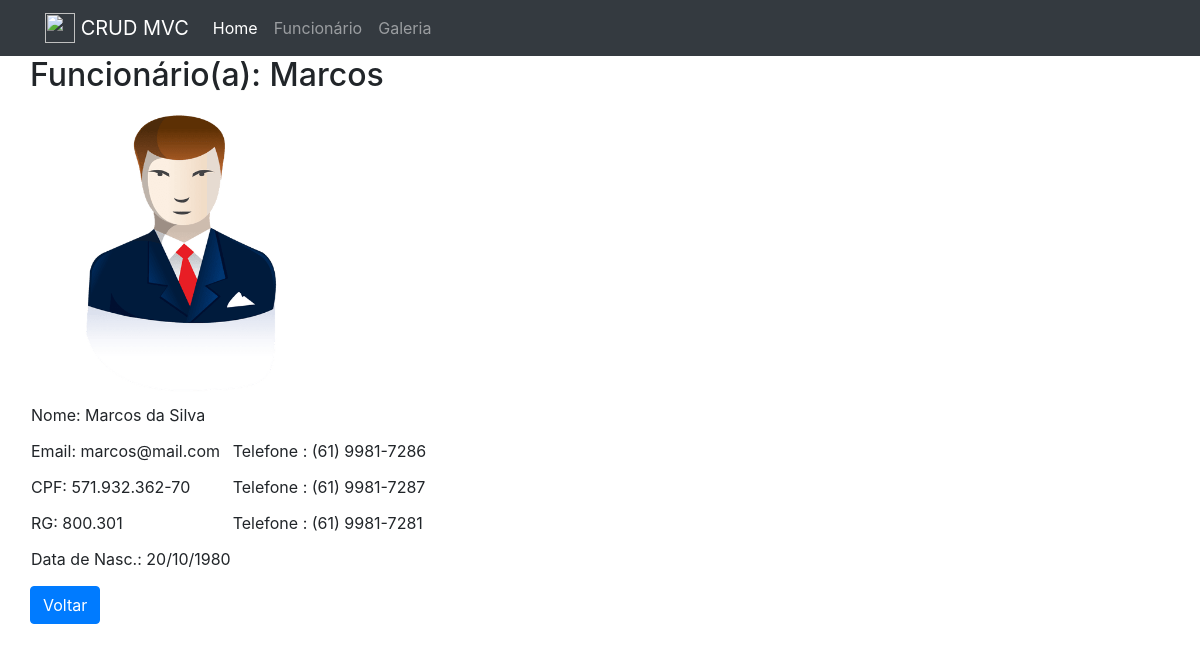
The page /funcionario/exibe/14 on the database its author committed.
### tables this page shows
CREATE TABLE `funcionario` (
  `codigo_func` int(11) NOT NULL,
  `primeiro_nome` varchar(60) NOT NULL,
  `nome_completo` varchar(180) NOT NULL,
  `email` varchar(120) NOT NULL,
  `cpf` varchar(14) NOT NULL,
  `rg` varchar(15) NOT NULL,
  `data_nascimento` date NOT NULL,
  `foto` varchar(40) NOT NULL
);

### core/Controller.php (called while the page is built, shortened)
<?php
class Controller
{
	public function loadTemplate($viewName, $viewData = array())
	{
		require 'views/template.php';
	}
	public function loadViewInTemplate($viewName, $viewData = array())
	{
		extract($viewData);
		require 'views/'.$viewName.'.php';
	}
}

### controllers/FuncionarioController.php (called while the page is built, shortened)
<?php
class FuncionarioController extends Controller
{
    public function exibe($codigo)
    {
        $array = [
            'codigo' => $codigo,
            'func' => []
        ];
        $funcionario = new Funcionario();
        $array['func'] = $funcionario->pesquisarFuncionarioPorId($codigo);
        $data_nasc = $array['func']['data_nascimento'];
        $array['func']['data_nascimento'] = DataHelpers::converterDataParaTela($data_nasc);
        $this->loadTemplate('funcionario_detalhes', $array);
    }
}

### core/Core.php (called while the page is built, shortened)
<?php
class Core
{
	public function run()
	{
		$url = '/';
		if(isset($_GET['url']))
		{
			$url .= $_GET['url'];
		}
		$params = array();
		if(!empty($url) && $url != '/')
		{
			$url = explode('/', $url);
			array_shift($url);
			array_shift($url);
			if(isset($url[0]) && !empty($url[0]))
			{
				$currentAction = $url[0];
				array_shift($url);
			}
			else
			{
				$currentAction = 'index';
			}
			if(count($url) > 0)
			{
				$params = $url;
			}
		}
		else
		{
			$currentController = 'HomeController';
			$currentAction = 'index';
		}
		$c = new $currentController();
		call_user_func_array(array($c, $currentAction), $params);
	}
}

### index.php (called while the page is built, shortened)
<?php
spl_autoload_register(function($class){
	$class = ucfirst($class);
});
$core = new Core();
$core->run();

### core/Model.php (called while the page is built, shortened)
<?php
class Model
{
	public function __construct()
	{
		global $db;
		$this->db = $db;
	}
}

### models/Funcionario.php (called while the page is built, shortened)
<?php
class Funcionario extends Model
{
    public function pesquisarFuncionarioPorId($id)
    {
        $func = array();
        $sql = $this->db->prepare("SELECT codigo_func, primeiro_nome, nome_completo, email, cpf, rg, data_nascimento, foto FROM funcionario WHERE codigo_func = :codigo_func");
        $sql->bindValue(':codigo_func', $id);
        $sql->execute();
        if($sql && $sql->rowCount() > 0) {
            $func = $sql->fetch(PDO::FETCH_ASSOC);
            $sql = $this->db->query("SELECT codigo_tel, tel_contato FROM telefone WHERE Funcionario_codigo_func = '$id'");
            $telefones = $sql->fetchAll(PDO::FETCH_ASSOC);
            foreach($telefones as $telefone) {
                $func['telefones'][] = $telefone['tel_contato'];
            }
        }
        return $func;
    }
}

### views/funcionario_detalhes.php (the view, shortened to what this page needs)
<div class="row">
    <h2>Funcionário(a): <?=$func['primeiro_nome'];?></h2>
</div>
<div class="row">
    <table>
        <tr>
            <td colspan="2">
                <img src="<?=BASE_URL.'assets/images/funcionarios/'.$func['foto'];?>" width="300" alt="" />
            </td>
        </tr>
        <tr>
            <td>
                <p><span>Nome</span>: <?=$func['nome_completo'];?></p>
                <p><span>Email</span>: <?=$func['email'];?></p>
                <p><span>CPF</span>: <?=$func['cpf'];?></p>
                <p><span>RG</span>: <?=$func['rg'];?></p>
                <p><span>Data de Nasc.</span>: <?=$func['data_nascimento'];?></p>
            </td>
            <td>
                <?php foreach($func['telefones'] as $tel):?>
                    <p><span>Telefone </span>: <?=$tel;?></p>
                <?php endforeach;?>
            </td>
        </tr>
    </table>
</div>
<div  class="row">
    <a href="<?=BASE_URL;?>funcionario" class="btn btn-primary">Voltar</a>
</div>

### rows shown on the page
funcionario: primeiro_nome "Marcos", foto (picture), nome_completo "Marcos da Silva", email "marcos@mail.com", cpf "571.932.362-70", rg "800.301"

### other values the page prints
$func['data_nascimento'] "20/10/1980"
$tel "(61) 9981-7286"
$tel "(61) 9981-7287"
$tel "(61) 9981-7281"
